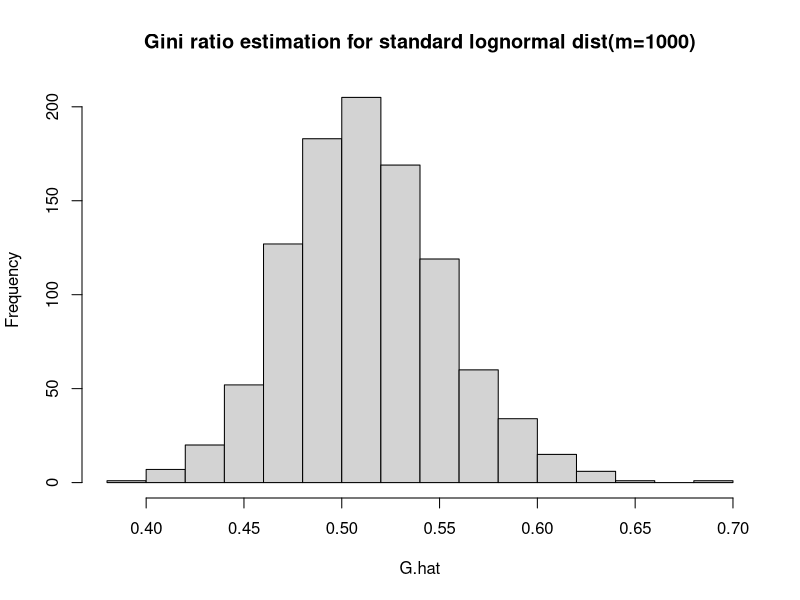
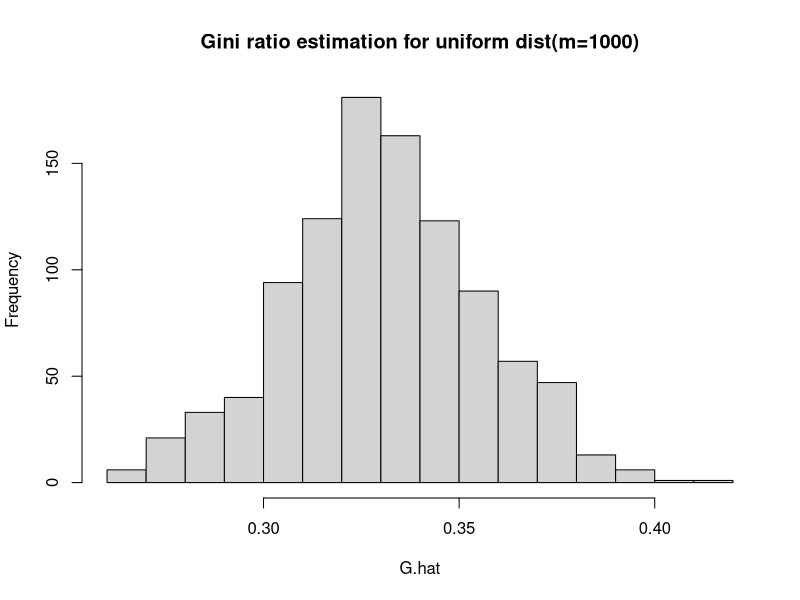
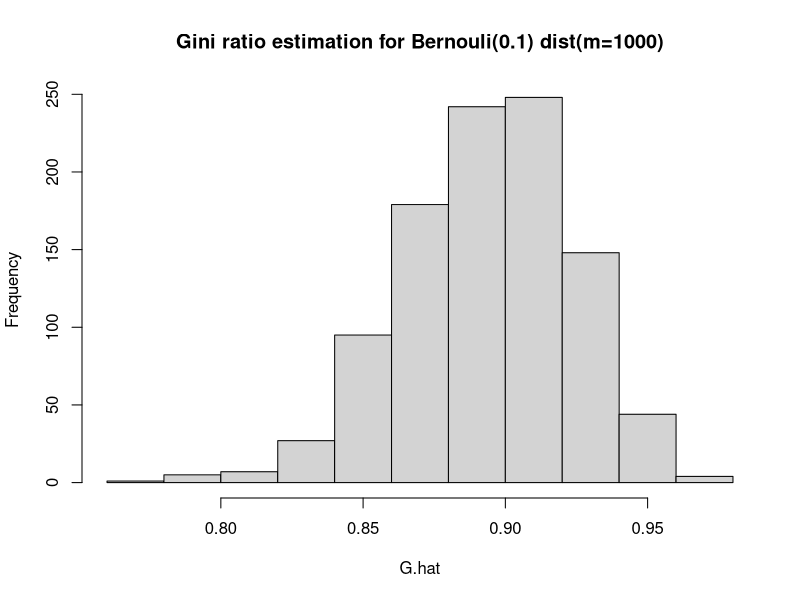

R code for these plots, in order:
cat("\014");rm(list=ls())

## 1-6.4
n <- 20
alpha <- 0.05
calCI <- function(n, alpha){
  x <- rlnorm(n, meanlog = 0, sdlog = 1)
  y <- log(x)
  y.bar <- mean(y)
  y.sd <- sqrt(n/(n-1)*var(y))
  z <- y.sd / sqrt(n) * qt(alpha/2, df = n-1) #Lower α/2 quantile
  return (c(y.bar+z, y.bar-z))
}
m <- 1000
CI <- matrix(0, ncol = 2, nrow = m)
cnt <- 0
for (i in 1:m){
  CI[i,] <- calCI(n, alpha)
  if ((CI[i,1]<0) & (CI[i,2]>0)){
    cnt <- cnt + 1
  }
}
cnt/m

## 1-6.9
gini <- function(x){
  x <- sort(x)
  mu <- mean(x)
  n <- length(x)
  g <- 0
  for (i in 1:n){
    g <- g + (2*i-n-1) * x[i]
  }
  g <- g / (n^2 * mu)
  return (g)
}
n <- 100
m <- 1000 #replicates
#standard lognormal
G.hat <- replicate(m, expr = {
  x <- rlnorm(n, meanlog = 0, sdlog = 1)
  gini(x)
})
mean(G.hat)
median(G.hat)
quantile(G.hat, seq(0.1,1,0.1)) #deciles
hist(G.hat, main = "Gini ratio estimation for standard lognormal dist(m=1000)")
#uniform
G.hat <- replicate(m, expr = {
  x <- runif(n)
  gini(x)
})
mean(G.hat)
median(G.hat)
quantile(G.hat, seq(0.1,1,0.1)) #deciles
hist(G.hat, main = "Gini ratio estimation for uniform dist(m=1000)")
#Bernouli(0.1)
G.hat <- replicate(m, expr = {
  x <- sample(c(0,1), size=n, replace=TRUE, prob=c(0.9,0.1))
  gini(x)
})
mean(G.hat)
median(G.hat)
quantile(G.hat, seq(0.1,1,0.1)) #deciles
hist(G.hat, main = "Gini ratio estimation for Bernouli(0.1) dist(m=1000)")

x <- seq(0,1,0.01)
g0 <- gini(x)
g <- 0
n <- length(x)
for (i in 1:n){
  for (j in 1:n){
    g <- g + abs(x[i]-x[j])
  }
}
g <- g/(2*n^2*mean(x))
g
g0

## 1-6.10
#h <- function(u1, u2){
#  #as.numeric(u2<=u1)*u1 + as.numeric(u1<=u2)*u2
#  pmax(u1, u2)
#}
F_n <- function(u, x){
  n <- length(x)
  mean(x<=u)
}
h1.hat<- function(u, x){
  u*F_n(u, x) + mean(x*(x>=u))
}
set.seed(123)
G <- gini(rlnorm(1000000, meanlog = 0, sdlog = 1)) #as nominal value
n <- 50
alpha <- 0.05
calCI.G <- function(n, alpha){
  x <- rlnorm(n, meanlog = 0, sdlog = 1)
  mu.hat <- mean(x)
  G.hat <- gini(x)
  u1 <- numeric(n)
  for (i in 1:n){
    u1[i] <- 2*h1.hat(x[i], x) - (G.hat+1)*x[i]
  }
  sigma1 <- var(u1)*n/(n-1)
  sigma1 <- sqrt(sigma1)/mu.hat
  z <- qnorm(1-alpha/2) #Upper alpha/2 quantile
  z <- z*sigma1/sqrt(n)
  return (c(G.hat-z, G.hat+z))
}
m <- 1000
CI <- matrix(0, ncol = 2, nrow = m)
cnt <- 0
for (i in 1:m){
  CI[i,] <- calCI.G(n, alpha)
  if ((CI[i,1]<G) & (CI[i,2]>G)){
    cnt <- cnt + 1
  }
}
cnt/m

## 3
#(2)
#type 1
set.seed(123)
n <- 20
alpha <- 0.05
m <- 1000
calCI1 <- function(n, alpha){
  x <- rnorm(n, mean=0, sd=2)
  return ((n-1) * var(x)/qchisq(alpha, df = n-1))
}
UCL <- replicate(m, expr = {
  calCI1(n=n, alpha=alpha)
})
p1 <- mean(UCL > 4) #empirical coverage probability
w1 <- mean(UCL) #average conficence interval width
#type 2
calCI2 <- function(n, alpha){
  x <- rnorm(n, mean=0, sd=2)
  z1 <- (n-1) * var(x)/qchisq(alpha/2, df = n-1) #Lower α/2 quantile
  z2 <- (n-1) * var(x)/qchisq(1-alpha/2, df = n-1)
  return (c(z2, z1))
}
CI <- matrix(0, ncol = 2, nrow = m)
cnt <- 0
for (i in 1:m){
  CI[i,] <- calCI2(n, alpha)
  if ((CI[i,1]<4) & (CI[i,2]>4)){
    cnt <- cnt + 1
  }
}
p2 <- cnt/m #empirical coverage probability
w2 <- mean(CI[,2]-CI[,1]) #average conficence interval width
cbind(c(p1,p2),c(w1,w2))

#(3)
set.seed(123)
n <- 20
alpha <- 0.05
m <- 1000
calCI1 <- function(n, alpha){
  x <- rchisq(n, df=2)
  return ((n-1) * var(x)/qchisq(alpha, df = n-1))
}
UCL <- replicate(m, expr = {
  calCI1(n=n, alpha=alpha)
})
p1 <- mean(UCL > 4) #empirical coverage probability
w1 <- mean(UCL) #average conficence interval width
#type 2
calCI2 <- function(n, alpha){
  x <- rchisq(n, df=2)
  z1 <- (n-1) * var(x)/qchisq(alpha/2, df = n-1) #Lower α/2 quantile
  z2 <- (n-1) * var(x)/qchisq(1-alpha/2, df = n-1)
  return (c(z2, z1))
}
CI <- matrix(0, ncol = 2, nrow = m)
cnt <- 0
for (i in 1:m){
  CI[i,] <- calCI2(n, alpha)
  if ((CI[i,1]<4) & (CI[i,2]>4)){
    cnt <- cnt + 1
  }
}
p2 <- cnt/m #empirical coverage probability
w2 <- mean(CI[,2]-CI[,1]) #average conficence interval width
cbind(c(p1,p2),c(w1,w2))